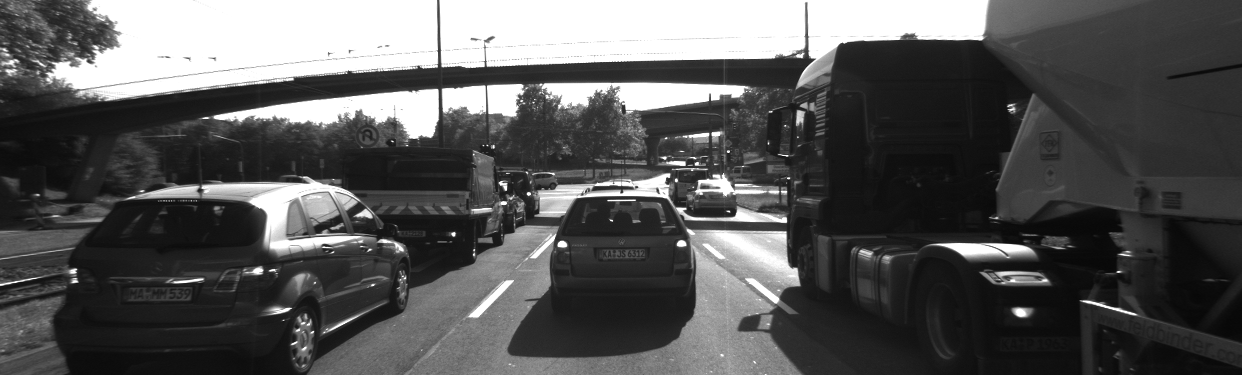
//> input picture udacity/SFND_Camera/Lesson 4 - Tracking Image Features/Descriptor Matching/descriptor_matching/images/img1gray.png, 1242 x 375 px
$ ./descriptor_matching   (built with g++ and OpenCV 4)
//> lines starting //> are read from the running program, lines starting //| are printed output that depends on the picture
### udacity/SFND_Camera/Lesson 4 - Tracking Image Features/Descriptor Matching/descriptor_matching/src/dataStructures.h
#ifndef dataStructures_h
#define dataStructures_h

#include <vector>
#include <opencv2/core.hpp>

struct LidarPoint { // single lidar point in space
    double x,y,z,r; // x,y,z in [m], r is point reflectivity
};


#endif /* dataStructures_h */

### udacity/SFND_Camera/Lesson 4 - Tracking Image Features/Descriptor Matching/descriptor_matching/src/structIO.hpp
#ifndef structIO_hpp
#define structIO_hpp

#include <stdio.h>
#include "dataStructures.h"

void writeLidarPts(std::vector<LidarPoint> &input, const char* fileName);
void readLidarPts(const char* fileName, std::vector<LidarPoint> &output);

void writeKeypoints(std::vector<cv::KeyPoint> &input, const char* fileName);
void readKeypoints(const char* fileName, std::vector<cv::KeyPoint> &output);

void writeKptMatches(std::vector<cv::DMatch> &input, const char* fileName);
void readKptMatches(const char* fileName, std::vector<cv::DMatch> &output);

void writeDescriptors(cv::Mat &input, const char* fileName);
void readDescriptors(const char* fileName, cv::Mat &output);


template<typename T> void write_pod(std::ofstream& out, T& t);
template<typename T> void read_pod(std::ifstream& in, T& t);
template<typename T> void read_pod_vector(std::ifstream& in, std::vector<T>& vect);
template<typename T> void write_pod_vector(std::ofstream& out, std::vector<T>& vect);

#endif /* structIO_hpp */

### udacity/SFND_Camera/Lesson 4 - Tracking Image Features/Descriptor Matching/descriptor_matching/src/structIO.cpp
#include <iostream>
#include <fstream>
#include <algorithm>
#include <opencv2/highgui/highgui.hpp>
#include "structIO.hpp"

using namespace std;


/* TEMPLATES */
// [4 lines left out: function write_pod, not called in this run]


template<typename T> void read_pod(std::ifstream& in, T& t)
{
    in.read(reinterpret_cast<char*>(&t), sizeof(T));
}


template<typename T> void read_pod_vector(std::ifstream& in, std::vector<T>& vect)
{
    long size;

    read_pod(in, size);
    for(int i = 0;i < size;++i)
    {
        T t;
        read_pod(in, t);
        vect.push_back(t);
    }
}

// [9 lines left out: function write_pod_vector, not called in this run]


/* DATATYPE WRAPPERS */

// [21 lines left out: functions writeLidarPts, readLidarPts, writeKeypoints, not called in this run]


void readKeypoints(const char* fileName, std::vector<cv::KeyPoint> &output)
{
    std::ifstream in(fileName);
    read_pod_vector(in, output);
}


// [22 lines left out: functions writeKptMatches, readKptMatches, writeDescriptors, not called in this run]


void readDescriptors(const char* fileName, cv::Mat &output)
{
    cv::FileStorage opencv_file(fileName, cv::FileStorage::READ);
    opencv_file["desc_matrix"] >> output;
    opencv_file.release();
}

### udacity/SFND_Camera/Lesson 4 - Tracking Image Features/Descriptor Matching/descriptor_matching/src/descriptor_matching.cpp
#include <iostream>
#include <numeric>
#include <opencv2/core.hpp>
#include <opencv2/highgui.hpp>
#include <opencv2/imgproc.hpp>
#include <opencv2/features2d.hpp>

#include "structIO.hpp"

using namespace std;

void matchDescriptors(cv::Mat &imgSource, cv::Mat &imgRef, vector<cv::KeyPoint> &kPtsSource, vector<cv::KeyPoint> &kPtsRef, cv::Mat &descSource, cv::Mat &descRef,
                      vector<cv::DMatch> &matches, string descriptorType, string matcherType, string selectorType)
{

    // configure matcher
    bool crossCheck = false;
    cv::Ptr<cv::DescriptorMatcher> matcher;

    if (matcherType.compare("MAT_BF") == 0)
    {

        int normType = descriptorType.compare("DES_BINARY") == 0 ? cv::NORM_HAMMING : cv::NORM_L2;
        matcher = cv::BFMatcher::create(normType, crossCheck);
        cout << "BF matching cross-check=" << crossCheck;
    }
    else if (matcherType.compare("MAT_FLANN") == 0)
    {
        if (descSource.type() != CV_32F)
        { // OpenCV bug workaround : convert binary descriptors to floating point due to a bug in current OpenCV implementation
            descSource.convertTo(descSource, CV_32F);
            descRef.convertTo(descRef, CV_32F);
        }

        // TODO : implement FLANN matching
        cout << "FLANN matching";
        matcher = cv::FlannBasedMatcher::create();
    }

    // perform matching task
    if (selectorType.compare("SEL_NN") == 0)
    { // nearest neighbor (best match)

        double t = (double)cv::getTickCount();
        matcher->match(descSource, descRef, matches); // Finds the best match for each descriptor in desc1
        t = ((double)cv::getTickCount() - t) / cv::getTickFrequency();
        cout << " (NN) with n=" << matches.size() << " matches in " << 1000 * t / 1.0 << " ms" << endl;
    }
    else if (selectorType.compare("SEL_KNN") == 0)
    { // k nearest neighbors (k=2)

        // TODO : implement k-nearest-neighbor matching
        vector<vector<cv::DMatch>> knnmatches;
        double t = (double)cv::getTickCount();
        matcher->knnMatch(descSource, descRef, knnmatches, 2);
        t = ((double)cv::getTickCount() - t) / cv::getTickFrequency();
        // TODO : filter matches using descriptor distance ratio test
        float ratio = 0.8;
        for(int i=0; i<knnmatches.size(); i++)
        {
            if(knnmatches[i][0].distance/knnmatches[i][1].distance<ratio)
            {
                matches.push_back(knnmatches[i][0]);
            }
        }

        cout << " (KNN) with n=" << matches.size() << " matches in " << 1000 * t / 1.0 << " ms" << endl;
        cout << "percentage of discarded matches: "<< (knnmatches.size()-matches.size())/(float) knnmatches.size()<< endl;
    }

    // visualize results
    cv::Mat matchImg = imgRef.clone();
    cv::drawMatches(imgSource, kPtsSource, imgRef, kPtsRef, matches,
                    matchImg, cv::Scalar::all(-1), cv::Scalar::all(-1), vector<char>(), cv::DrawMatchesFlags::DRAW_RICH_KEYPOINTS);

    string windowName = "Matching keypoints between two camera images (best 50)";
    cv::namedWindow(windowName, 7);
    cv::imshow(windowName, matchImg);
    cv::waitKey(0);
}

int main()
{
    cv::Mat imgSource = cv::imread("images/img1gray.png");
//> imgSource is the input picture: 375 rows x 1242 cols, CV_8UC3; min 7, max 255, mean 86.7
    cv::Mat imgRef = cv::imread("images/img2gray.png");
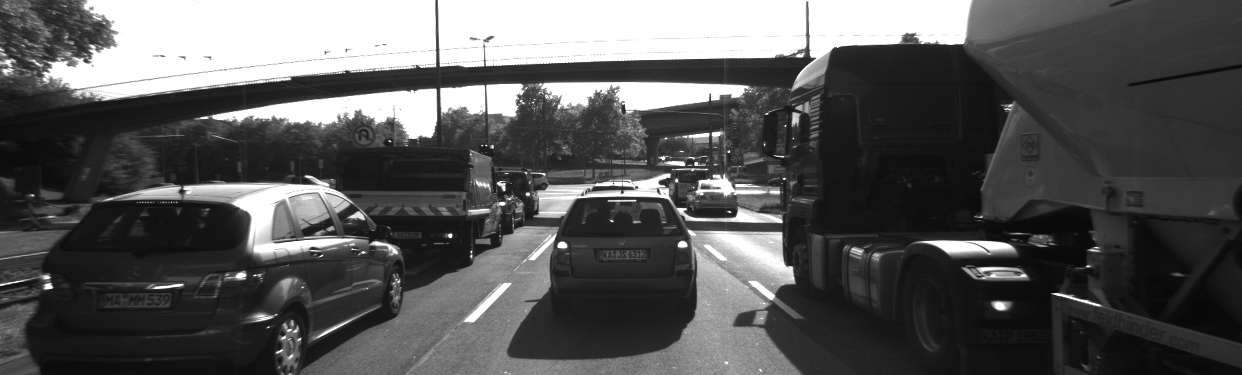
//> input picture udacity/SFND_Camera/Lesson 4 - Tracking Image Features/Descriptor Matching/descriptor_matching/images/img2gray.png, 1242 x 375 px
//> imgRef is the input picture: 375 rows x 1242 cols, CV_8UC3; min 6, max 255, mean 86.7

    vector<cv::KeyPoint> kptsSourceBriskLarge, kptsRefBriskLarge, kptsSourceBriskSmall, kptsRefBriskSmall, kptsSourceSift, kptsRefSift;
    readKeypoints("dat/C35A5_KptsSource_BRISK_large.dat", kptsSourceBriskLarge);
    readKeypoints("dat/C35A5_KptsRef_BRISK_large.dat", kptsRefBriskLarge);
    readKeypoints("dat/C35A5_KptsSource_BRISK_small.dat", kptsSourceBriskSmall);
    readKeypoints("dat/C35A5_KptsRef_BRISK_small.dat", kptsRefBriskSmall);
    readKeypoints("dat/C35A5_KptsSource_SIFT.dat", kptsSourceSift);
    readKeypoints("dat/C35A5_KptsRef_SIFT.dat", kptsRefSift);

    cv::Mat descSourceBriskLarge, descRefBriskLarge, descSourceBriskSmall, descRefBriskSmall, descSourceBSift, descRefSift;
    readDescriptors("dat/C35A5_DescSource_BRISK_large.dat", descSourceBriskLarge);
    readDescriptors("dat/C35A5_DescRef_BRISK_large.dat", descRefBriskLarge);
    readDescriptors("dat/C35A5_DescSource_BRISK_small.dat", descSourceBriskSmall);
    readDescriptors("dat/C35A5_DescRef_BRISK_small.dat", descRefBriskSmall);
    readDescriptors("dat/C35A5_DescSource_SIFT.dat", descSourceBSift);
    readDescriptors("dat/C35A5_DescRef_SIFT.dat", descRefSift);

    vector<cv::DMatch> matchesBriskLarge, matchesBriskSmall, matchesSift;
    // [6 lines of commented-out code are left out]
    matchDescriptors(imgSource, imgRef, kptsSourceBriskSmall,
                    kptsRefBriskSmall, descSourceBriskSmall, descRefBriskSmall, matchesBriskSmall,
                    "DES_BINARY", "MAT_BF", "SEL_NN");
//> in matchDescriptors, `cv::drawMatches(imgSource, kPtsSource, imgRef, kPtsRef, matches, match..`:
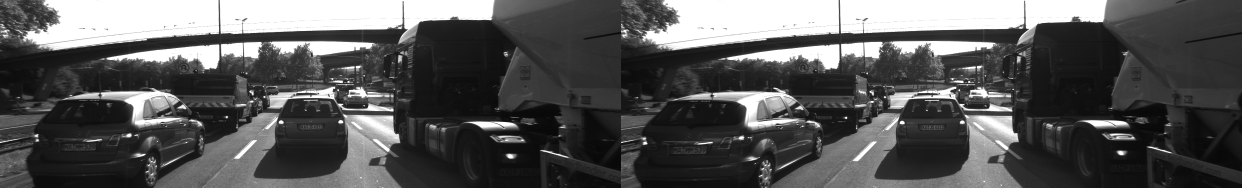
//> matchImg: 375 rows x 2484 cols, CV_8UC3 (shown at 1/2 size); min 6, max 255, mean 86.7
//> matchesBriskSmall = 0 matches
    matchesBriskSmall.clear();
    matchDescriptors(imgSource, imgRef, kptsSourceBriskSmall,
                    kptsRefBriskSmall, descSourceBriskSmall, descRefBriskSmall, matchesBriskSmall,
                    "DES_BINARY", "MAT_BF", "SEL_KNN");
//| percentage of discarded matches: -nan

    matchDescriptors(imgSource, imgRef, kptsSourceBriskLarge,
                    kptsRefBriskLarge, descSourceBriskLarge, descRefBriskLarge, matchesBriskLarge,
                    "DES_BINARY", "MAT_BF", "SEL_KNN");
//| percentage of discarded matches: -nan
//> matchesBriskLarge = 0 matches
    matchesBriskLarge.clear();
    matchDescriptors(imgSource, imgRef, kptsSourceBriskLarge,
                kptsRefBriskLarge, descSourceBriskLarge, descRefBriskLarge, matchesBriskLarge,
                "DES_BINARY", "MAT_FLANN", "SEL_KNN");
//| percentage of discarded matches: -nan
    matchDescriptors(imgSource, imgRef, kptsSourceSift,
                kptsRefSift, descSourceBSift, descRefSift, matchesSift,
                "DES_GRADIENT", "MAT_BF", "SEL_KNN");
//| percentage of discarded matches: -nan
//> matchesSift = 0 matches
    matchesSift.clear();
    matchDescriptors(imgSource, imgRef, kptsSourceSift,
                kptsRefSift, descSourceBSift, descRefSift, matchesSift,
                "DES_GRADIENT", "MAT_FLANN", "SEL_KNN");
//| percentage of discarded matches: -nan
}
